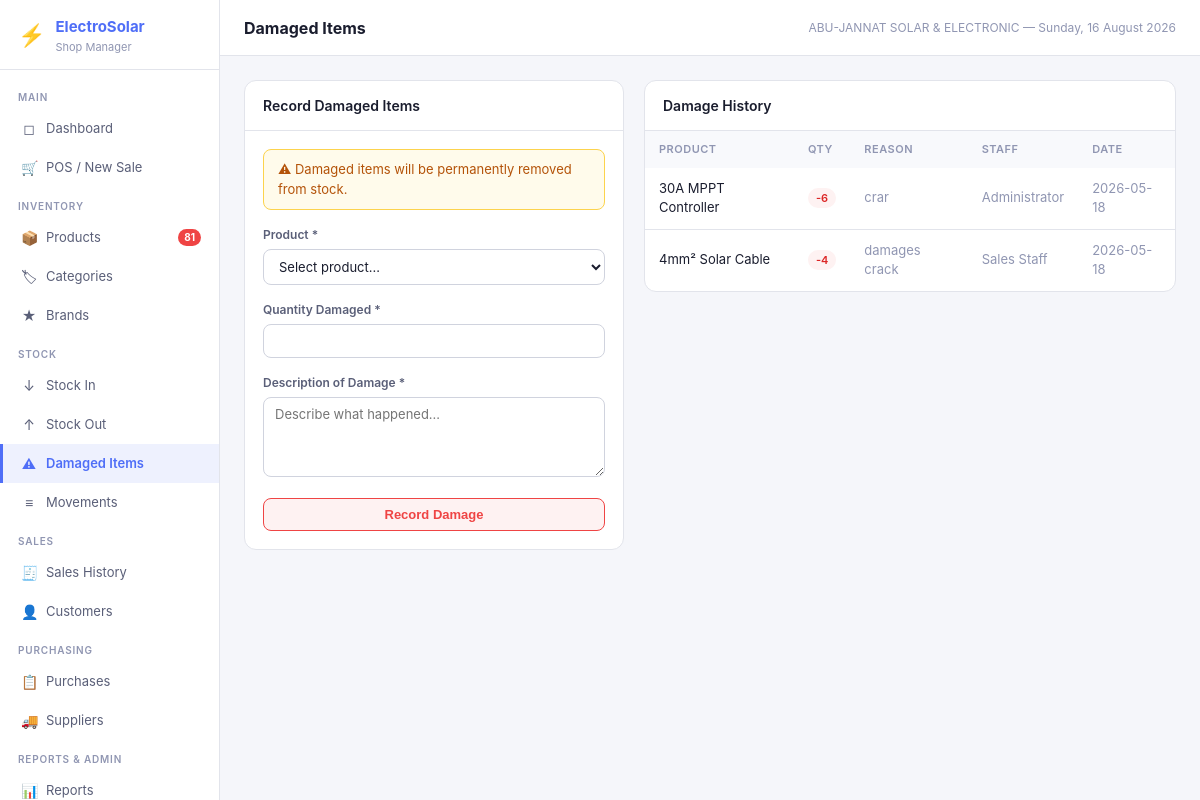
Screenshot of /stock/damaged (signed in) with the database file from the repository.
### tables this page shows
CREATE TABLE settings (
            key TEXT PRIMARY KEY,
            value TEXT
        );

CREATE TABLE stock_movements (
            id INTEGER PRIMARY KEY AUTOINCREMENT,
            product_id INTEGER NOT NULL REFERENCES products(id),
            movement_type TEXT NOT NULL,
            quantity INTEGER NOT NULL,
            reason TEXT,
            reference_id INTEGER,
            reference_type TEXT,
            user_id INTEGER NOT NULL REFERENCES users(id),
            created_at TEXT NOT NULL DEFAULT (datetime('now'))
        );

CREATE TABLE products (
            id INTEGER PRIMARY KEY AUTOINCREMENT,
            name TEXT NOT NULL,
            sku TEXT UNIQUE NOT NULL,
            category_id INTEGER REFERENCES categories(id),
            brand_id INTEGER REFERENCES brands(id),
            model_number TEXT,
            wattage REAL,
            voltage REAL,
            amperage REAL,
            capacity TEXT,
            warranty TEXT,
            cost_price REAL NOT NULL DEFAULT 0,
            selling_price REAL NOT NULL DEFAULT 0,
            quantity INTEGER NOT NULL DEFAULT 0,
            reorder_level INTEGER NOT NULL DEFAULT 5,
            unit TEXT NOT NULL DEFAULT 'piece',
            description TEXT,
            is_active INTEGER NOT NULL DEFAULT 1,
            created_at TEXT NOT NULL DEFAULT (datetime('now')),
            updated_at TEXT NOT NULL DEFAULT (datetime('now'))
        , wholesale_price REAL NOT NULL DEFAULT 0);

CREATE TABLE users (
            id INTEGER PRIMARY KEY AUTOINCREMENT,
            username TEXT UNIQUE NOT NULL,
            password_hash TEXT NOT NULL,
            full_name TEXT NOT NULL,
            role TEXT NOT NULL DEFAULT 'staff',
            is_active INTEGER NOT NULL DEFAULT 1,
            created_at TEXT NOT NULL DEFAULT (datetime('now'))
        );

### app.py (the view, shortened to what this page needs)
@app.route('/stock/damaged', methods=['GET','POST'])
@login_required
def stock_damaged():
    prods = query("SELECT * FROM products WHERE is_active=1 ORDER BY name")
    history = query("""SELECT sm.*,p.name product_name,u.full_name user_name
        FROM stock_movements sm JOIN products p ON sm.product_id=p.id JOIN users u ON sm.user_id=u.id
        WHERE sm.movement_type='damaged' ORDER BY sm.created_at DESC LIMIT 30""")
    return render_template('stock_damaged.html', products=prods, history=history)

### app.py (called while the page is built)
def get_db():
    if 'db' not in g:
        g.db = sqlite3.connect(DB_PATH)
        g.db.row_factory = sqlite3.Row
        g.db.execute("PRAGMA foreign_keys = ON")
        g.db.execute("PRAGMA journal_mode = WAL")
    return g.db

def query(sql, args=(), one=False):
    cur = get_db().execute(sql, args)
    rv = cur.fetchall()
    return (rv[0] if rv else None) if one else rv

def login_required(f):
    @wraps(f)
    def decorated(*args, **kwargs):
        if 'user_id' not in session:
            return redirect(url_for('login'))
        return f(*args, **kwargs)
    return decorated

def current_user():
    return {'id': session.get('user_id'), 'username': session.get('username'),
            'full_name': session.get('full_name'), 'role': session.get('role')}

def get_settings():
    rows = query("SELECT key, value FROM settings")
    return {r['key']: r['value'] for r in rows}

@app.context_processor
def inject_globals():
    s = get_settings() if 'user_id' in session else {}
    low_stock = 0
    if 'user_id' in session:
        r = query("SELECT COUNT(*) as c FROM products WHERE is_active=1 AND quantity <= reorder_level", one=True)
        low_stock = r['c'] if r else 0
    return dict(settings=s, current_user=current_user(), low_stock_count=low_stock,
                now=datetime.now())

### templates/stock_damaged.html (shortened to what this page needs)
{% extends 'base.html' %}{% block title %}Damaged Items{% endblock %}{% block page_title %}Damaged Items{% endblock %}
{% block content %}
<div style="display:grid;grid-template-columns:380px 1fr;gap:20px;align-items:start;">
  <div class="card">
    <div class="card-header"><h3>Record Damaged Items</h3></div>
    <div class="card-body">
      <div class="alert alert-warning" style="margin-bottom:16px;">⚠ Damaged items will be permanently removed from stock.</div>
      <form method="POST">
        <div class="form-group"><label>Product *</label>
          <select name="product_id" required onchange="updateStock(this)">
            <option value="">Select product...</option>
          </select>
        </div>
        <div class="form-group"><label>Quantity Damaged *</label><input type="number" name="quantity" min="1" required></div>
        <div class="form-group"><label>Description of Damage *</label><textarea name="reason" required placeholder="Describe what happened..."></textarea></div>
        <button type="submit" class="btn btn-danger" style="width:100%;justify-content:center;">Record Damage</button>
      </form>
    </div>
  </div>
  <div class="card">
    <div class="card-header"><h3>Damage History</h3></div>
    <div class="table-wrap"><table><thead><tr><th>Product</th><th>Qty</th><th>Reason</th><th>Staff</th><th>Date</th></tr></thead>
    <tbody>{% for m in history %}<tr>
      <td>{{ m.product_name }}</td><td><span class="badge badge-danger">-{{ m.quantity }}</span></td>
      <td class="text-muted">{{ m.reason }}</td><td class="text-muted">{{ m.user_name }}</td><td class="text-muted">{{ m.created_at[:10] }}</td>
    </tr>{% else %}<tr><td colspan="5" style="text-align:center;padding:24px;color:var(--text3);">No damage records</td></tr>{% endfor %}</tbody>
    </table></div>
  </div>
</div>
{% endblock %}

### templates/base.html (shortened to what this page needs)
<!DOCTYPE html>
<html lang="en">
<head>
<link rel="stylesheet" href="{{ url_for('static', filename='css/style.css') }}">
</head>
<body>
<div class="app-shell">
  <aside class="sidebar">
    <div class="sidebar-logo">
      <div class="logo-icon">⚡</div>
      <div>
        <h1>ElectroSolar</h1>
        <p>Shop Manager</p>
      </div>
    </div>
    <nav class="sidebar-nav">
      <div class="nav-section">Main</div>
      <a href="{{ url_for('dashboard') }}" class="nav-item {% if request.endpoint=='dashboard' %}active{% endif %}">
        <span class="nav-icon">◻</span> Dashboard
      </a>
      <a href="{{ url_for('pos') }}" class="nav-item {% if request.endpoint=='pos' %}active{% endif %}">
        <span class="nav-icon">🛒</span> POS / New Sale
      </a>
      <div class="nav-section">Inventory</div>
      <a href="{{ url_for('products') }}" class="nav-item {% if request.endpoint=='products' %}active{% endif %}">
        <span class="nav-icon">📦</span> Products
        {% if low_stock_count > 0 %}<span class="nav-badge">{{ low_stock_count }}</span>{% endif %}
      </a>
      <a href="{{ url_for('categories') }}" class="nav-item {% if request.endpoint=='categories' %}active{% endif %}">
        <span class="nav-icon">🏷</span> Categories
      </a>
      <a href="{{ url_for('brands') }}" class="nav-item {% if request.endpoint=='brands' %}active{% endif %}">
        <span class="nav-icon">★</span> Brands
      </a>
      <div class="nav-section">Stock</div>
      <a href="{{ url_for('stock_in') }}" class="nav-item {% if request.endpoint=='stock_in' %}active{% endif %}">
        <span class="nav-icon">↓</span> Stock In
      </a>
      <a href="{{ url_for('stock_out') }}" class="nav-item {% if request.endpoint=='stock_out' %}active{% endif %}">
        <span class="nav-icon">↑</span> Stock Out
      </a>
      <a href="{{ url_for('stock_damaged') }}" class="nav-item {% if request.endpoint=='stock_damaged' %}active{% endif %}">
        <span class="nav-icon">⚠</span> Damaged Items
      </a>
      <a href="{{ url_for('stock_movements') }}" class="nav-item {% if request.endpoint=='stock_movements' %}active{% endif %}">
        <span class="nav-icon">≡</span> Movements
      </a>
      <div class="nav-section">Sales</div>
      <a href="{{ url_for('sales') }}" class="nav-item {% if request.endpoint in ['sales','sale_detail'] %}active{% endif %}">
        <span class="nav-icon">🧾</span> Sales History
      </a>
      <a href="{{ url_for('customers') }}" class="nav-item {% if request.endpoint in ['customers','customer_history'] %}active{% endif %}">
        <span class="nav-icon">👤</span> Customers
      </a>
      <div class="nav-section">Purchasing</div>
      <a href="{{ url_for('purchases') }}" class="nav-item {% if request.endpoint in ['purchases','purchase_detail'] %}active{% endif %}">
        <span class="nav-icon">📋</span> Purchases
      </a>
      <a href="{{ url_for('suppliers') }}" class="nav-item {% if request.endpoint=='suppliers' %}active{% endif %}">
        <span class="nav-icon">🚚</span> Suppliers
      </a>
      <div class="nav-section">Reports & Admin</div>
      <a href="{{ url_for('reports') }}" class="nav-item {% if request.endpoint=='reports' %}active{% endif %}">
        <span class="nav-icon">📊</span> Reports
      </a>
    </nav>
  </aside>
  <div class="main-area">
    <header class="topbar">
      <h2>{% block page_title %}{% endblock %}</h2>
      <span class="topbar-meta">{{ settings.get('shop_name','ElectroSolar') }} — {{ now.strftime('%A, %d %B %Y') }}</span>
    </header>
    <main class="page-content">
      {% block content %}{% endblock %}
    </main>
  </div>
</div>
</body>
</html>

### rows the page displays
settings: get "ABU-JANNAT SOLAR & ELECTRONIC"
stock_movements: product_name "30A MPPT Controller", quantity "6", reason "crar", user_name "Administrator", created_at "2026-05-18"
stock_movements: product_name "4mm² Solar Cable", quantity "4", reason "damages crack", user_name "Sales Staff", created_at "2026-05-18"

### other values shown
{{ low_stock_count }} "81"
